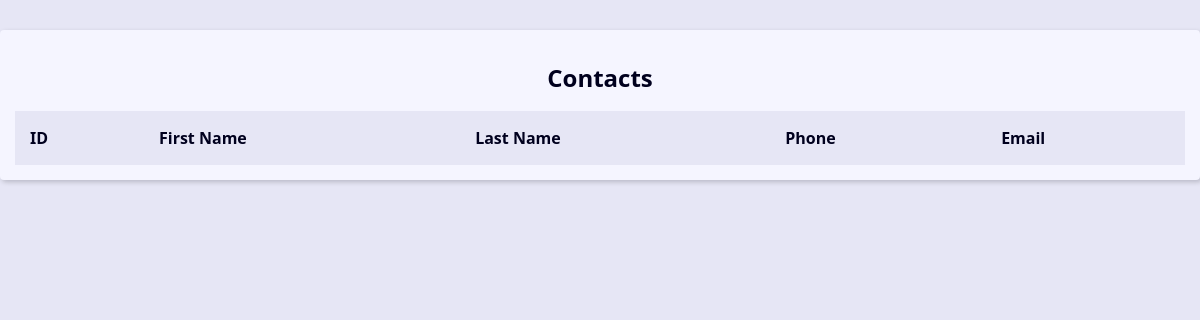
/, run on an earlier commit of the app's database.
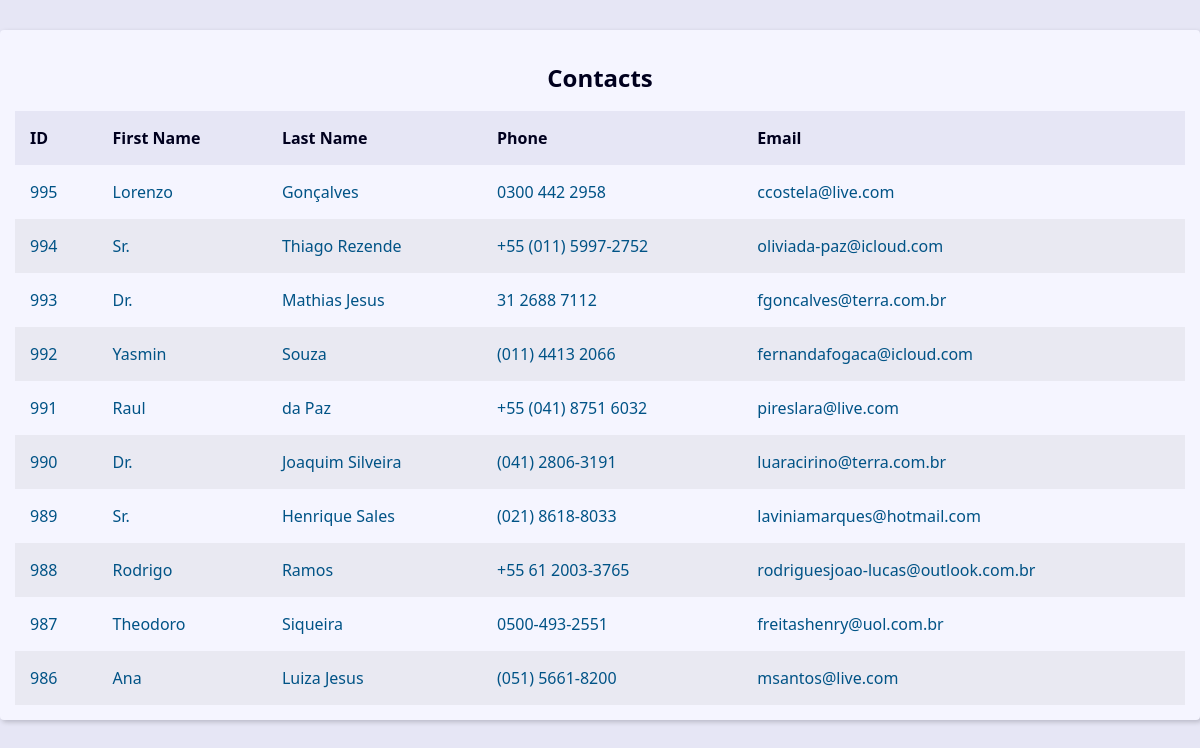
And on a later commit of the database.
### contact/models.py (models this page shows, shortened)
class Contact(models.Model):
	first_name = models.CharField(max_length=50)
	last_name = models.CharField(max_length=50, blank=True)
	phone = models.CharField(max_length=50)
	email = models.EmailField(max_length=50, blank=True)
	created_date = models.DateTimeField(default=timezone.now)
	description = models.TextField(blank=True)
	show = models.BooleanField(default=True)
	picture = models.ImageField(blank=True, upload_to='pictures/%Y/%m')
	category = models.ForeignKey(
		Category,
		on_delete=models.SET_NULL,
		blank=True, null=True,
	)
	owner = models.ForeignKey(
		User,
		on_delete=models.SET_NULL,
		blank=True, null=True
	)

### contact/views/contact_views.py (the view)
# urls.py: path('', views.index, name='index'),
def index(request):
	contacts = Contact.objects \
		.filter(show=True) \
		.order_by('-id')[10:20]
	print(contacts.query)
	context = {
		'contacts': contacts,
	}
	return render(
		request,
		'contact/index.html',
		context,
	)

### contact/templates/contact/index.html
{% extends "global/base.html" %}
{% block content %}
	<div class='responsive-table'>
		<table class='contacts-table'>
			<caption class="table-caption ">
				Contacts
			</caption>
		<thead>
			<tr class="table-row table-row-header">
				<th class="table-header">ID</th>
				<th class="table-header">First Name</th>
				<th class="table-header">Last Name</th>
				<th class="table-header">Phone</th>
				<th class="table-header">Email</th>
			</tr>
		</thead>
		<tbody>
			{% for contact in contacts %}
				<tr class='table-row'>
					<td class='table-cel'>
						<a class='table-link' href='#'>
							{{ contact.id }}
						</a>
					</td>
					<td class='table-cel'>
						<a class='table-link' href='#'>
							{{ contact.first_name }}
						</a>
					</td>
					<td class='table-cel'>
						<a class='table-link' href='#'>
							{{ contact.last_name }}
						</a>
					</td>
					<td class='table-cel'>
						<a class='table-link' href='#'>
							{{ contact.phone }}
						</a>
					</td>
					<td class='table-cel'>
						<a class='table-link' href='#'>
							{{ contact.email }}
						</a>
					</td>
				</tr>
			{% endfor %}
		</tbody>
		</table>
	</div>
{% endblock content %}

### base_templates/global/base.html (shortened to what this page needs)
{% load static %}<!DOCTYPE html>
<html lang="en">
<head>
	<link rel="stylesheet" href="{% static "global/css/style.css" %}">
</head>
<body>
	<main class='content'>
		{% block content %}{% endblock content %}
	</main>
</body>
</html>

### base_static/global/css/style.css (style rules this page uses)
:root { --spacing: 1.5rem; --link-dark-color: rgb(0, 83, 134); --link-light-color: rgb(156, 217, 255); --clr-white: rgb(245, 245, 255); --clr-black: rgb(0, 0, 30); --clr-light-gray: rgb(230, 230, 245); --clr-dark-shadow-5: rgba(0, 0, 10, 5%); --clr-dark-shadow-10: rgba(0, 0, 10, 10%); --clr-dark-shadow-20: rgba(0, 0, 10, 20%); --clr-light-shadow-5: rgba(200, 200, 255, 5%); --clr-light-shadow-10: rgba(200, 200, 255, 10%); --clr-light-shadow-20: rgba(200, 200, 255, 20%); --main-page-width: 120rem; --table-min-width: 60rem; --biggest-font-size: 5rem; --bigger-font-size: 4rem; --big-font-size: 3.2rem; --medium-font-size: 2.4rem; --small-font-size: 1.6rem; --smaller-font-size: 1.4rem; --smallest-font-size: 1.2rem; --transition-fast: 300ms; --transition-medium: 600ms; --transition-slow: 1s; --default-border-radius: 4px; }
*, *::before, *::after { margin: 0; padding: 0; box-sizing: border-box; }
html { font-size: 62.5%; }
body { font-family: system-ui, -apple-system, BlinkMacSystemFont, 'Segoe UI', Roboto, Oxygen, Ubuntu, Cantarell, 'Open Sans', 'Helvetica Neue', sans-serif; line-height: 1.5; font-size: var(--small-font-size); color: var(--clr-black); -webkit-font-smoothing: antialiased; background: var(--clr-light-gray); }
.content { max-width: var(--main-page-width); margin: calc(var(--spacing) * 2) auto; padding: var(--spacing); background: var(--clr-white); box-shadow: 2px 2px 5px var(--clr-dark-shadow-20); border-radius: var(--default-border-radius); }
.responsive-table { width: 100%; overflow-x: auto; }
.contacts-table { width: 100%; min-width: var(--table-min-width); border-collapse: collapse; }
.table-caption { font-size: var(--medium-font-size); font-weight: bold; padding: var(--spacing); }
.table-row { text-align: left; text-overflow: ellipsis; transition: background-color var(--transition-fast) ease-in-out; }
.table-row:nth-of-type(2n) { background: var(--clr-dark-shadow-5); }
.table-row-header { background: var(--clr-light-gray); color: var(--clr-black); }
.table-cel, .table-header { padding: var(--spacing); }
.table-link { color: var(--link-dark-color); transition: color var(--transition-fast) ease-in-out; text-decoration: none; }

What changed in the data, as far as the page shows it:
added Contact: id "995", first_name "Lorenzo", last_name "Gonçalves", phone "0300 442 2958", email "ccostela@live.com"
added Contact: id "994", first_name "Sr.", last_name "Thiago Rezende", phone "+55 (011) 5997-2752", email "oliviada-paz@icloud.com"
added Contact: id "993", first_name "Dr.", last_name "Mathias Jesus", phone "31 2688 7112", email "fgoncalves@terra.com.br"
added Contact: id "992", first_name "Yasmin", last_name "Souza", phone "(011) 4413 2066", email "fernandafogaca@icloud.com"
added Contact: id "991", first_name "Raul", last_name "da Paz", phone "+55 (041) 8751 6032", email "pireslara@live.com"
added Contact: id "990", first_name "Dr.", last_name "Joaquim Silveira", phone "(041) 2806-3191", email "luaracirino@terra.com.br"
added Contact: id "989", first_name "Sr.", last_name "Henrique Sales", phone "(021) 8618-8033", email "laviniamarques@hotmail.com"
added Contact: id "988", first_name "Rodrigo", last_name "Ramos", phone "+55 61 2003-3765", email "rodriguesjoao-lucas@outlook.com.br"
added Contact: id "987", first_name "Theodoro", last_name "Siqueira", phone "0500-493-2551", email "freitashenry@uol.com.br"
added Contact: id "986", first_name "Ana", last_name "Luiza Jesus", phone "(051) 5661-8200", email "msantos@live.com"
